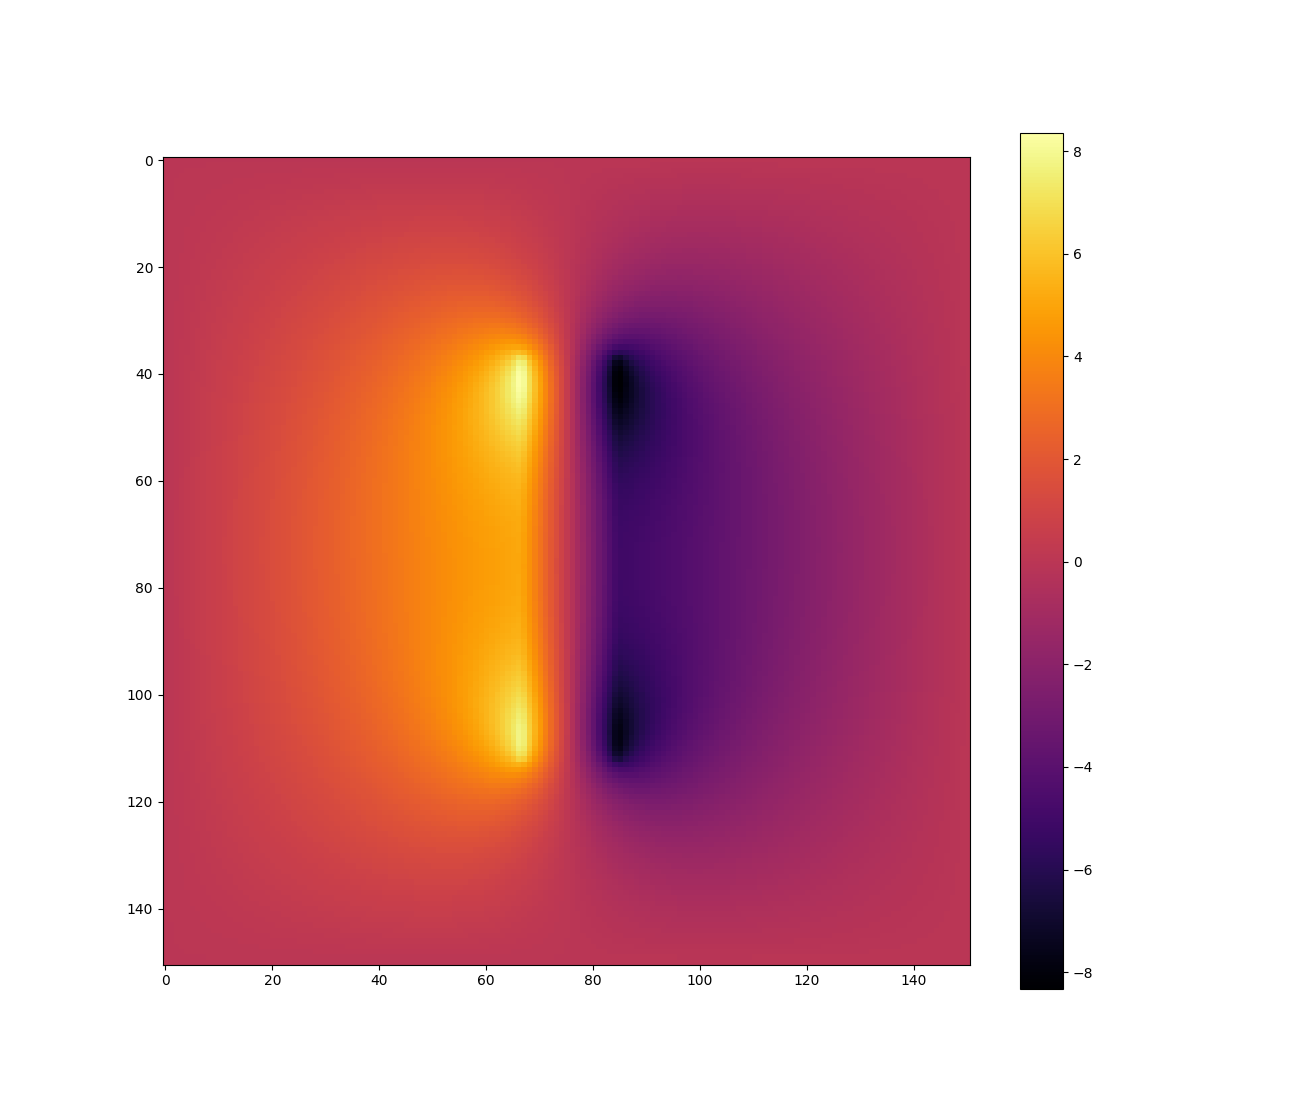

Write Python code to recreate this figure.
from timeit import default_timer as timer

import numpy as np
import matplotlib.pyplot as plt

np.set_printoptions(precision=2)

M = 151  # Side length of square grid.

## Build operator matrix.
#   Boundary values encoded in RHS.

N = (M - 2) ** 2
A = np.zeros(shape=(N, N))

D = np.zeros(shape=(M - 2, M - 2))
D[np.eye(N=M - 2, k=0, dtype="bool")] = -4
D[np.eye(N=M - 2, k=1, dtype="bool")] = 1
D[np.eye(N=M - 2, k=-1, dtype="bool")] = 1

for i in range(M - 2):
    ran = slice(i * (M - 2), (i + 1) * (M - 2))
    A[ran, ran] = D

A[np.eye(N=N, k=M - 2, dtype="bool")] = 1
A[np.eye(N=N, k=-(M - 2), dtype="bool")] = 1

# print(A)

## Build RHS

g = np.zeros(shape=(M, M))

# Define charge distribution.

L_RAT = 7 / 16
R_RAT = 9 / 16
H_RAT = 1 / 2

l_coord = int(M * L_RAT)
r_coord = int(M * R_RAT)
t_cord = int(M * (1 - H_RAT) / 2.0)
b_cord = t_cord + int(M * H_RAT)

normalizer = (2 / (b_cord - t_cord)) ** 4
for i in range(t_cord, b_cord + 1):
    g[i, l_coord : l_coord + 2] = 0.3 + normalizer * (i - (M - 1) / 2.0) ** 4
    g[i, r_coord : r_coord + 2] = -g[i, l_coord : l_coord + 2]

# print()
print(g)

b = g[1:-1, 1:-1].reshape((N, 1))

## Find solution by directly solving the system.

start = timer()
u_inn = np.linalg.solve(A, b)
elapsed = timer() - start

print(f"Solved equation in {elapsed} seconds.")

u = np.zeros(shape=(M, M))
u[1:-1, 1:-1] = -1 * u_inn.reshape((M - 2, M - 2))

print(u)

## Plot the solution.

plt.imshow(u, cmap="inferno")
plt.colorbar()
plt.show()
